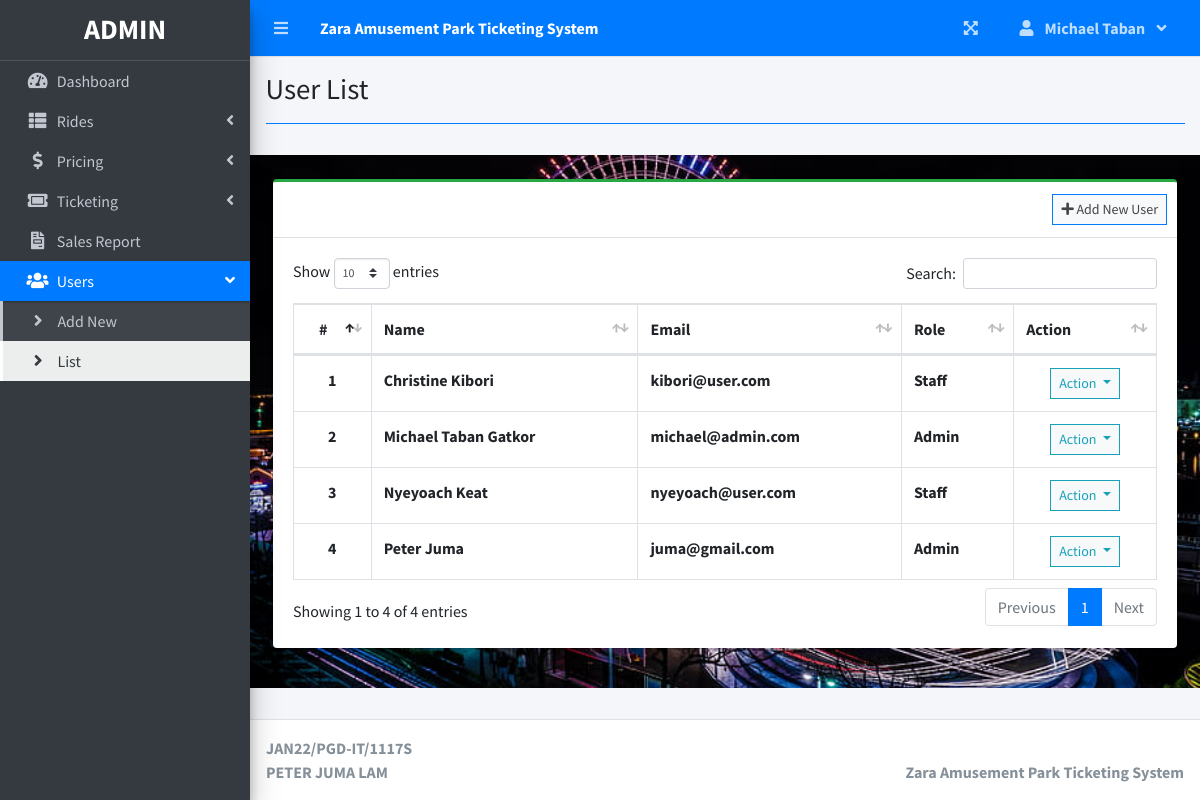
The page /index.php?page=user_list (signed in) on the database its author committed.
### tables this page shows
CREATE TABLE `users` (
  `id` int(30) NOT NULL,
  `firstname` varchar(200) NOT NULL,
  `lastname` varchar(200) NOT NULL,
  `email` varchar(200) NOT NULL,
  `password` text NOT NULL,
  `type` tinyint(1) NOT NULL DEFAULT 2 COMMENT '1 = admin, 2 = staff',
  `date_created` datetime NOT NULL DEFAULT current_timestamp()
);

### user_list.php (the view, shortened to what this page needs)
<?php include'db_connect.php' ?>
<div class="col-lg-12">
	<div class="card card-outline card-success">
		<div class="card-header">
			<div class="card-tools">
				<a class="btn btn-block btn-sm btn-default btn-flat border-primary" href="./index.php?page=new_user"><i class="fa fa-plus"></i> Add New User</a>
			</div>
		</div>
		<div class="card-body">
			<table class="table tabe-hover table-bordered" id="list">
				<thead>
					<tr>
						<th class="text-center">#</th>
						<th>Name</th>
						<th>Email</th>
						<th>Role</th>
						<th>Action</th>
					</tr>
				</thead>
				<tbody>
					<?php
					$i = 1;
					$type = array('',"Admin","Staff");
					$qry = $conn->query("SELECT *,concat(firstname,' ',lastname) as name FROM users order by concat(firstname,' ',lastname) asc");
					while($row= $qry->fetch_assoc()):
					?>
					<tr>
						<th class="text-center"><?php echo $i++ ?></th>
						<td><b><?php echo ucwords($row['name']) ?></b></td>
						<td><b><?php echo $row['email'] ?></b></td>
						<td><b><?php echo $type[$row['type']] ?></b></td>
						<td class="text-center">
							<button type="button" class="btn btn-default btn-sm btn-flat border-info wave-effect text-info dropdown-toggle" data-toggle="dropdown" aria-expanded="true">
		                      Action
		                    </button>
						</td>
					</tr>
				<?php endwhile; ?>
				</tbody>
			</table>
		</div>
	</div>
</div>

### rows shown on the page
users: name "Christine Kibori", email "kibori@user.com", type "Staff"
users: name "Michael Taban Gatkor", email "michael@admin.com", type "Admin"
users: name "Nyeyoach Keat", email "nyeyoach@user.com", type "Staff"
users: name "Peter Juma", email "juma@gmail.com", type "Admin"

### other values the page prints
$_SESSION['login_firstname'] "Michael Taban"
$title "User List"
